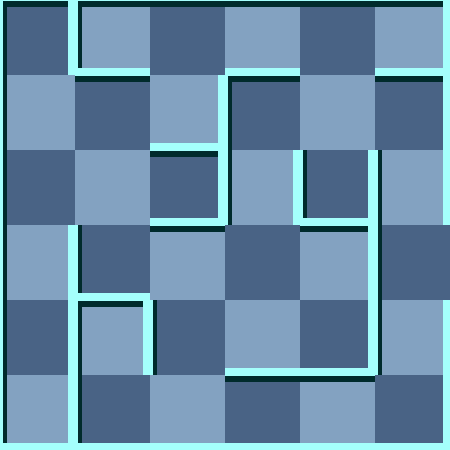

This game map was drawn from its Tiled (.tmx) file and the tilesets committed beside it. A one-line description and the trimmed map source follow:
An orthogonal 6x6 tile map with 75x75 px tiles, 2 tile layers (background, 块层 1) and 8 objects (2x RedMummy, Exit, Player, Key, Door, ...).

<map version="1.0" orientation="orthogonal" width="6" height="6" tilewidth="75" tileheight="75">
 <tileset firstgid="1" name="wall" tilewidth="75" tileheight="75">
  <image source="gfx/wall.png" width="300" height="375" />
  <tile id="0">
   <properties>
    <property name="ValOfWall" value="0" />
   </properties>
  </tile>
  <tile id="1">
   <properties>
    <property name="ValOfWall" value="1" />
   </properties>
  </tile>
  <tile id="2">
   <properties>
    <property name="ValOfWall" value="2" />
   </properties>
  </tile>
  <tile id="3">
   <properties>
    <property name="ValOfWall" value="3" />
   </properties>
  </tile>
  <tile id="4">
   <properties>
    <property name="ValOfWall" value="4" />
   </properties>
  </tile>
  <tile id="5">
   <properties>
    <property name="ValOfWall" value="5" />
   </properties>
  </tile>
  <tile id="6">
   <properties>
    <property name="ValOfWall" value="6" />
   </properties>
  </tile>
  <tile id="7">
   <properties>
    <property name="ValOfWall" value="7" />
   </properties>
  </tile>
  <tile id="8">
   <properties>
    <property name="ValOfWall" value="8" />
   </properties>
  </tile>
  <tile id="9">
   <properties>
    <property name="ValOfWall" value="9" />
   </properties>
  </tile>
  <tile id="10">
   <properties>
    <property name="ValOfWall" value="10" />
   </properties>
  </tile>
  <tile id="11">
   <properties>
    <property name="ValOfWall" value="11" />
   </properties>
  </tile>
  <tile id="12">
   <properties>
    <property name="ValOfWall" value="12" />
   </properties>
  </tile>
  <tile id="13">
   <properties>
    <property name="ValOfWall" value="13" />
   </properties>
  </tile>
  <tile id="14">
   <properties>
    <property name="ValOfWall" value="14" />
   </properties>
  </tile>
  <tile id="15">
   <properties>
    <property name="ValOfWall" value="15" />
   </properties>
  </tile>
  <tile id="18">
   <properties>
    <property name="ValOfWall" value="-1" />
   </properties>
  </tile>
 </tileset>
 <layer name="background" width="6" height="6">
  <data>[36 cells, 36 non-empty, 2 distinct tile ids]</data>
 </layer>
 <layer name="块层 1" width="6" height="6">
  <data>[36 cells, 36 non-empty, 14 distinct tile ids]</data>
 </layer>
 <objectgroup name="对象层 1" width="6" height="6">
  <object name="Exit" x="450" y="225" />
  <object name="RedMummy" x="375" y="75">
   <properties>
    <property name="value" value="21" />
   </properties>
  </object>
  <object name="RedMummy" x="225" y="0">
   <properties>
    <property name="value" value="25" />
   </properties>
  </object>
  <object name="Player" x="300" y="300">
   <properties>
    <property name="value" value="1" />
   </properties>
  </object>
  <object name="Key" x="375" y="300">
   <properties>
    <property name="value" value="12" />
   </properties>
  </object>
  <object name="Door" x="150" y="225">
   <properties>
    <property name="direction" value="2" />
    <property name="value" value="15" />
   </properties>
  </object>
  <object name="Trap" x="75" y="375">
   <properties>
    <property name="value" value="10" />
   </properties>
  </object>
  <object name="RedScorpion" x="75" y="375">
   <properties>
    <property name="value" value="25" />
   </properties>
  </object>
 </objectgroup>
</map>
